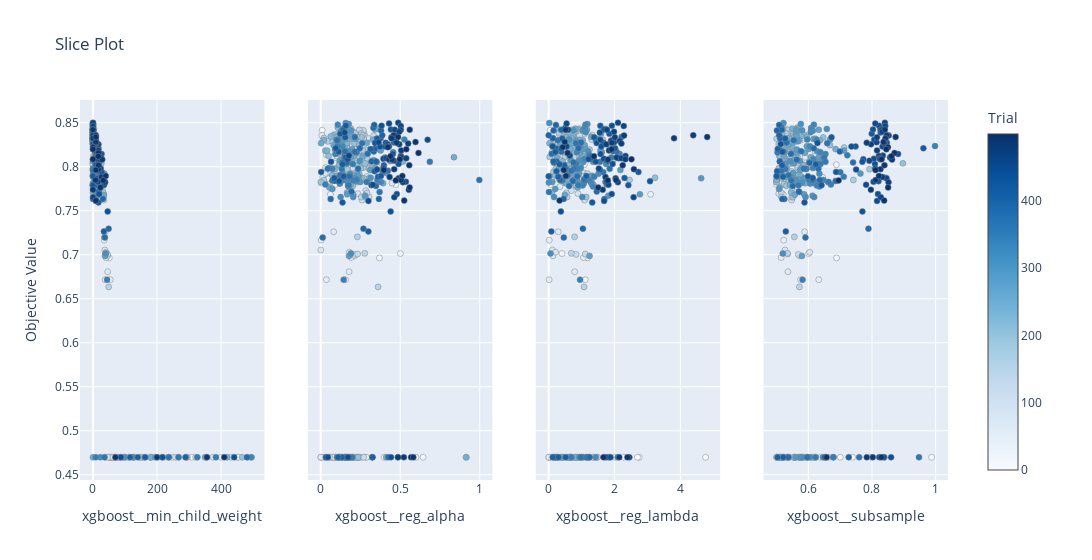

The code cell stored with this chart in its notebook:
### Code cell
param_importance = pd.DataFrame.from_dict(
    optuna.importance.get_param_importances(study),
    orient="index",
    columns=["param_importance"],
).sort_values(by="param_importance", ascending=False)


fig = optuna.visualization.plot_slice(
    study,
    params=[
        param_importance.index[0],
        param_importance.index[1],
        param_importance.index[2],
        param_importance.index[3],
    ],
)
fig.show()

### Figure 1 — Plotly figure (JSON) as saved in the notebook; plotly's stock layout.template omitted (floating-point values rounded to 4 significant figures; data arrays with more than 128 entries replaced by an {"elided": "..."} marker saying what was removed)
{"data": [{"marker": {"color": {"elided": "500 int values"}, "colorbar": {"title": {"text": "Trial"}, "x": 1, "xpad": 40}, "colorscale": [[0, "rgb(247,251,255)"], [0.125, "rgb(222,235,247)"], [0.25, "rgb(198,219,239)"], [0.375, "rgb(158,202,225)"], [0.5, "rgb(107,174,214)"], [0.625, "rgb(66,146,198)"], [0.75, "rgb(33,113,181)"], [0.875, "rgb(8,81,156)"], [1, "rgb(8,48,107)"]], "line": {"color": "Grey", "width": 0.5}, "showscale": true}, "mode": "markers", "name": "Feasible Trial", "showlegend": false, "type": "scatter", "x": {"elided": "500 int values"}, "xaxis": "x", "y": {"elided": "500 float values"}, "yaxis": "y"}, {"marker": {"color": {"elided": "500 int values"}, "colorbar": {"title": {"text": "Trial"}, "x": 1, "xpad": 40}, "colorscale": [[0, "rgb(247,251,255)"], [0.125, "rgb(222,235,247)"], [0.25, "rgb(198,219,239)"], [0.375, "rgb(158,202,225)"], [0.5, "rgb(107,174,214)"], [0.625, "rgb(66,146,198)"], [0.75, "rgb(33,113,181)"], [0.875, "rgb(8,81,156)"], [1, "rgb(8,48,107)"]], "line": {"color": "Grey", "width": 0.5}, "showscale": false}, "mode": "markers", "name": "Feasible Trial", "showlegend": false, "type": "scatter", "x": {"elided": "500 float values"}, "xaxis": "x2", "y": {"elided": "500 float values"}, "yaxis": "y2"}, {"marker": {"color": {"elided": "500 int values"}, "colorbar": {"title": {"text": "Trial"}, "x": 1, "xpad": 40}, "colorscale": [[0, "rgb(247,251,255)"], [0.125, "rgb(222,235,247)"], [0.25, "rgb(198,219,239)"], [0.375, "rgb(158,202,225)"], [0.5, "rgb(107,174,214)"], [0.625, "rgb(66,146,198)"], [0.75, "rgb(33,113,181)"], [0.875, "rgb(8,81,156)"], [1, "rgb(8,48,107)"]], "line": {"color": "Grey", "width": 0.5}, "showscale": false}, "mode": "markers", "name": "Feasible Trial", "showlegend": false, "type": "scatter", "x": {"elided": "500 float values"}, "xaxis": "x3", "y": {"elided": "500 float values"}, "yaxis": "y3"}, {"marker": {"color": {"elided": "500 int values"}, "colorbar": {"title": {"text": "Trial"}, "x": 1, "xpad": 40}, "colorscale": [[0, "rgb(247,251,255)"], [0.125, "rgb(222,235,247)"], [0.25, "rgb(198,219,239)"], [0.375, "rgb(158,202,225)"], [0.5, "rgb(107,174,214)"], [0.625, "rgb(66,146,198)"], [0.75, "rgb(33,113,181)"], [0.875, "rgb(8,81,156)"], [1, "rgb(8,48,107)"]], "line": {"color": "Grey", "width": 0.5}, "showscale": false}, "mode": "markers", "name": "Feasible Trial", "showlegend": false, "type": "scatter", "x": {"elided": "500 float values"}, "xaxis": "x4", "y": {"elided": "500 float values"}, "yaxis": "y4"}], "layout": {"title": {"text": "Slice Plot"}, "width": 1200, "xaxis": {"anchor": "y", "domain": [0, 0.2125], "title": {"text": "xgboost__min_child_weight"}}, "xaxis2": {"anchor": "y2", "domain": [0.2625, 0.475], "title": {"text": "xgboost__reg_alpha"}}, "xaxis3": {"anchor": "y3", "domain": [0.525, 0.7375], "title": {"text": "xgboost__reg_lambda"}}, "xaxis4": {"anchor": "y4", "domain": [0.7875, 1], "title": {"text": "xgboost__subsample"}}, "yaxis": {"anchor": "x", "domain": [0, 1], "title": {"text": "Objective Value"}}, "yaxis2": {"anchor": "x2", "domain": [0, 1], "matches": "y", "showticklabels": false}, "yaxis3": {"anchor": "x3", "domain": [0, 1], "matches": "y", "showticklabels": false}, "yaxis4": {"anchor": "x4", "domain": [0, 1], "matches": "y", "showticklabels": false}}}
